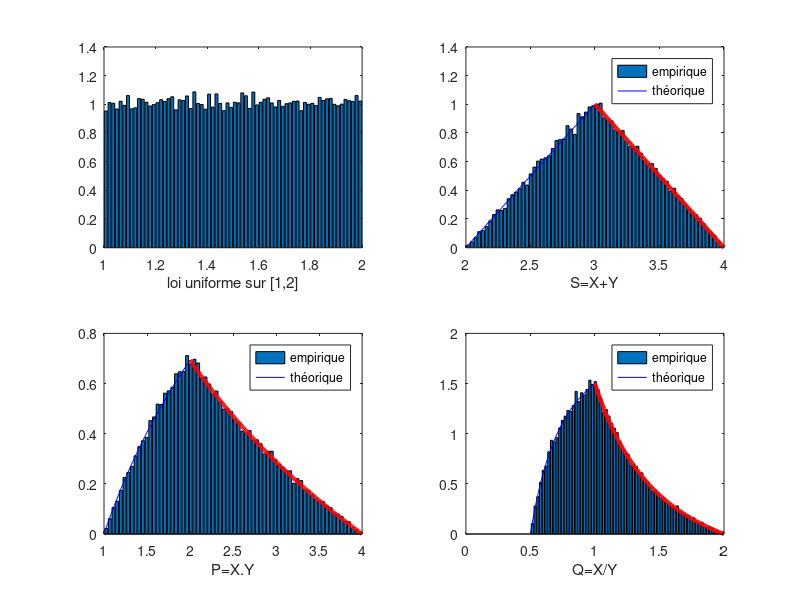

MATLAB code to generate this figure:
close all;
clear variables;

N=50000; % nbr experiences
n=70; % nbr classes

% loi de X
X=1+rand(1,N); %loi uniforme sur 1-2

% loi de Y 
Y=1+rand(1,N); %loi uniforme sur 1-2

figure(1)
subplot(2,2,1)

[h,xout]=hist(X,n);
bar(xout,h/(N*((xout(end)-xout(1))/n)));
xlabel('loi uniforme sur [1,2]');

% loi de S
S=X+Y;

[h,xout]=hist(S,n);

hold on;
subplot(2,2,2)

bar(xout,h/(N*((xout(end)-xout(1))/n)));

ES_emp=mean(S)
VS_emp=std(S)

% loi théorique de S
s1=2:0.01:3;
s2=3:0.01:4;

S_th1=s1-2;
S_th2=4-s2;

hold on;
plot(s1,S_th1,'b',s2,S_th2,'b', 'linewidth', 3, 'color', [1,0,0])
legend('empirique','théorique');
xlabel('S=X+Y');

% loi de P

P=X.*Y;

[h,xout]=hist(P,n);

hold on;
subplot(2,2,3)

bar(xout,h/(N*((xout(end)-xout(1))/n)));

EP_emp=mean(P)
VP_emp=std(P)


%loi théorique de P
p1=1:0.01:2;
p2=2:0.01:4;

P_th1=log(p1);
P_th2=2*log(2)-log(p2);

hold on;
plot(p1,P_th1,'b',p2,P_th2,'b', 'linewidth', 3,'color', [1,0,0] )
legend('empirique','théorique');
xlabel('P=X.Y');

%loi de Q

Q=X./Y;

[h,xout]=hist(Q,n);

hold on;
subplot(2,2,4)

bar(xout,h/(N*((xout(end)-xout(1))/n)));

EQ_emp=mean(Q)
VQ_emp=std(Q)

%loi théorique de Q

q1=1/2:0.01:1;
q2=1:0.01:2;

Q_th1=2-1./(2.*(q1).^2);
Q_th2=2./(q2.^2)-1/2;

hold on;
plot(q1,Q_th1,'b',q2,Q_th2,'b', 'linewidth', 3, 'color', [1,0,0])
legend('empirique','théorique');
xlabel('Q=X/Y');